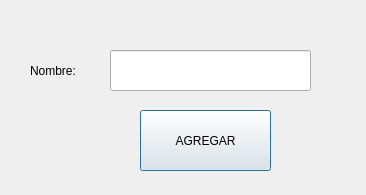
<?xml version="1.0" encoding="UTF-8"?>
<ui version="4.0">
 <class>Dialog</class>
 <widget class="QDialog" name="Dialog">
  <property name="geometry">
   <rect>
    <x>0</x>
    <y>0</y>
    <width>366</width>
    <height>195</height>
   </rect>
  </property>
  <property name="windowTitle">
   <string>Dialog</string>
  </property>
  <widget class="QLineEdit" name="txt_nombre">
   <property name="geometry">
    <rect>
     <x>110</x>
     <y>50</y>
     <width>201</width>
     <height>41</height>
    </rect>
   </property>
  </widget>
  <widget class="QPushButton" name="btn_agregar">
   <property name="geometry">
    <rect>
     <x>140</x>
     <y>110</y>
     <width>131</width>
     <height>61</height>
    </rect>
   </property>
   <property name="text">
    <string>AGREGAR</string>
   </property>
  </widget>
  <widget class="QLabel" name="label">
   <property name="geometry">
    <rect>
     <x>30</x>
     <y>55</y>
     <width>61</width>
     <height>31</height>
    </rect>
   </property>
   <property name="text">
    <string>Nombre:</string>
   </property>
  </widget>
 </widget>
 <resources/>
 <connections/>
</ui>
